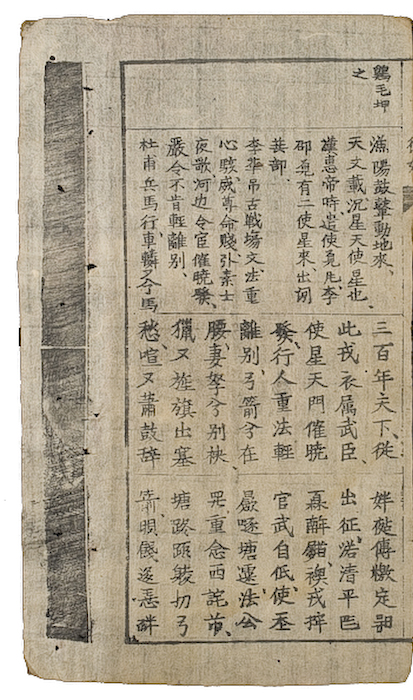
#> input picture nlp_prep_modules/cp001.jpg, 413 x 700 px
$ python -i cv_function.py   (imports and definitions only)
#> lines starting #> are read from the running program, lines starting #| are printed output that depends on the picture
#> further down, picture is the input picture: shape (700, 413, 3); mean B, G, R 147.3, 166.8, 177.3
from __future__ import division
from __future__ import print_function

import cv2 as cv
import numpy as np
import matplotlib.pyplot as plt
import scipy.signal as sc
import statistics as stats
import concurrent.futures as fu
import collections
import re
import os

def image_processing(img):

    img = cv.cvtColor(img, cv.COLOR_BGR2GRAY)
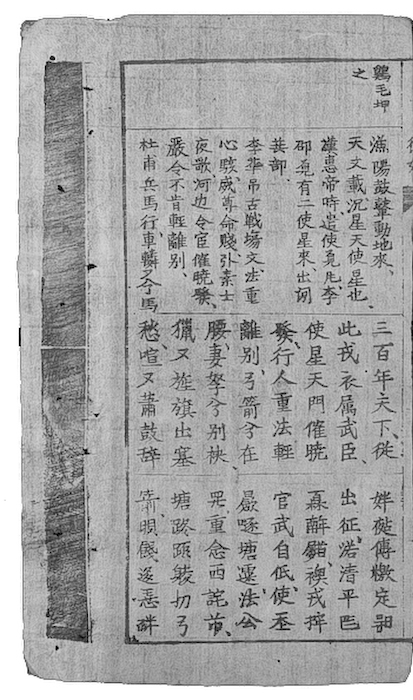
#> img: shape (700, 413); min 0, max 255, mean 167.7

    kernel = np.ones((5,5),np.uint8)

    img = cv.GaussianBlur(img, (5,5),cv.BORDER_DEFAULT)
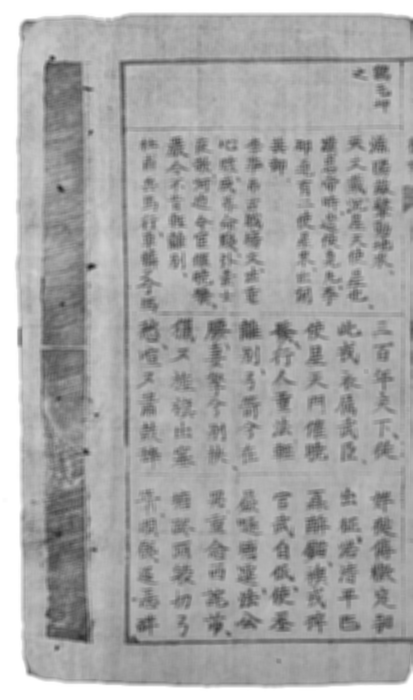
#> img: shape (700, 413); min 34, max 255, mean 167.7

    img = cv.fastNlMeansDenoising(img, None, 10, 7, 21 )

    # opening = cv.morphologyEx(img, cv.MORPH_OPEN, kernel)

    img = cv.dilate(img,kernel,iterations = 1)
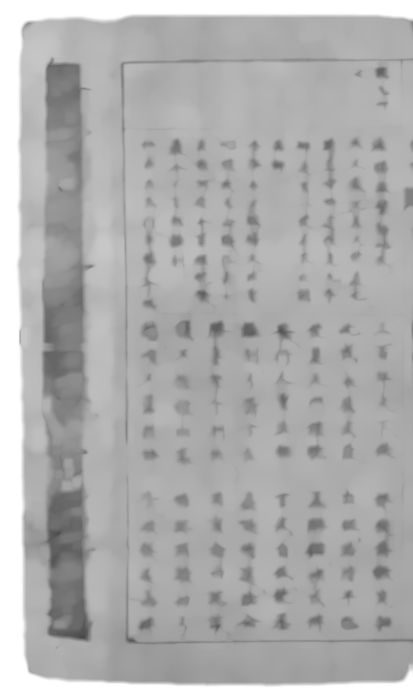
#> img: shape (700, 413); min 68, max 255, mean 175.2

    return cv.adaptiveThreshold(img, 255, cv.ADAPTIVE_THRESH_GAUSSIAN_C, cv.THRESH_BINARY, 5, 2)
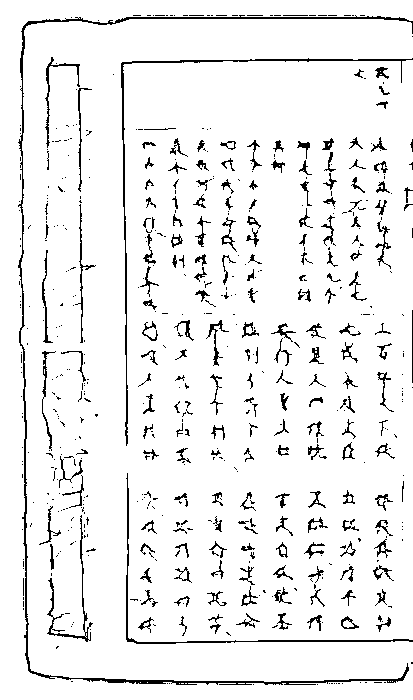
#> returned value: shape (700, 413); 93.4% white; black in thin lines or dots

# [310 lines left out: functions findContour, printExternalContour, projection_hist, is_a_line, line_detection, c_calculator and 3 more, not called in this run]

# [91 lines not run here, left out]

>>> import cv2
>>> picture = cv2.imread('cp001.jpg')
>>> result = image_processing(picture)

$ run again, on nlp_prep_modules/lvt001.jpg
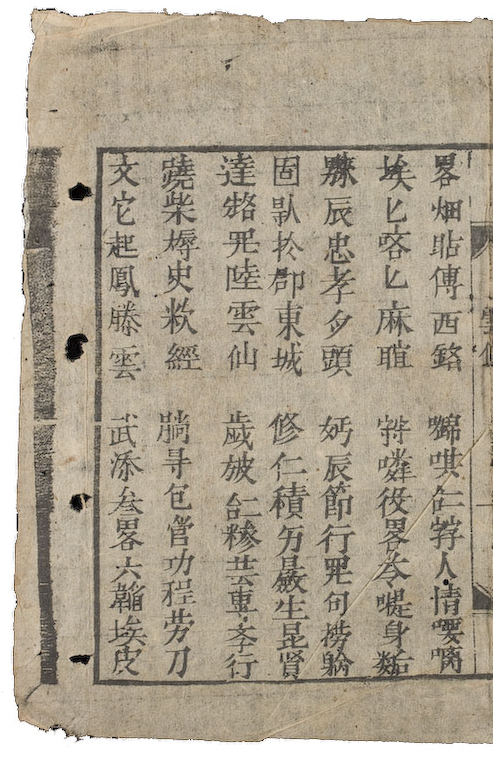
#> input picture nlp_prep_modules/lvt001.jpg, 493 x 760 px
#> picture is the input picture: shape (760, 493, 3); mean B, G, R 146.9, 164.1, 174.2
#> in image_processing, `img = cv.dilate(img,kernel,iterations = 1)`:
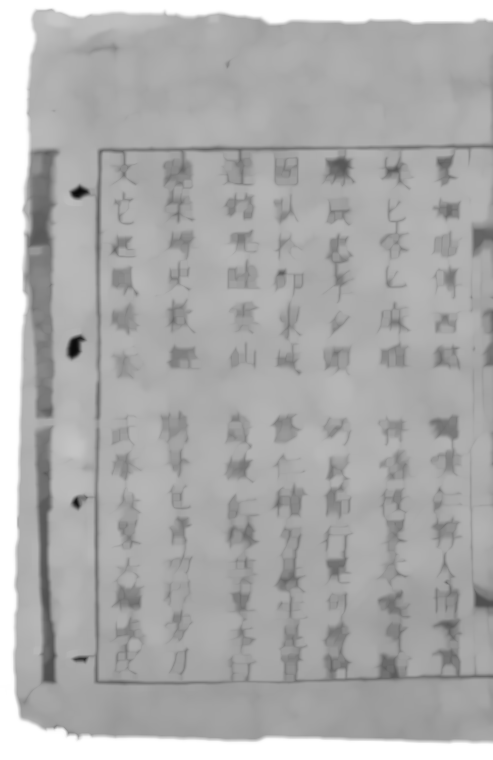
#> img: shape (760, 493); min 8, max 255, mean 172.8
#> in image_processing, `return cv.adaptiveThreshold(img, 255, cv.ADAPTIVE_THRESH_GAUSSIAN_C, c..`:
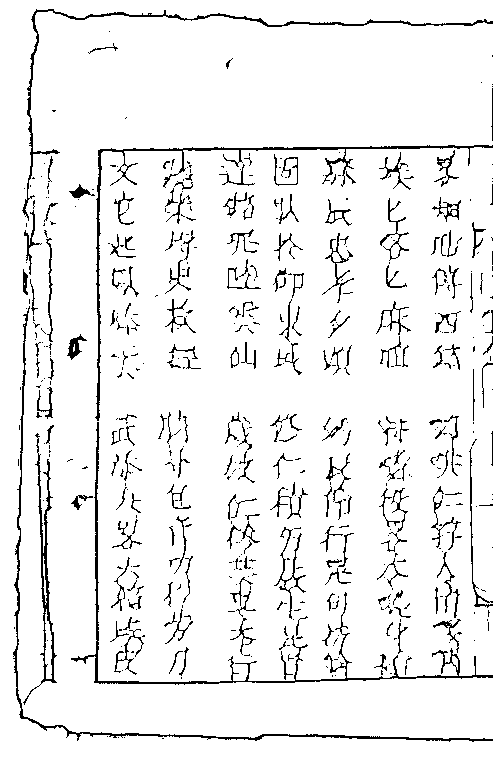
#> returned value: shape (760, 493); 93.4% white; black in thin lines or dots
